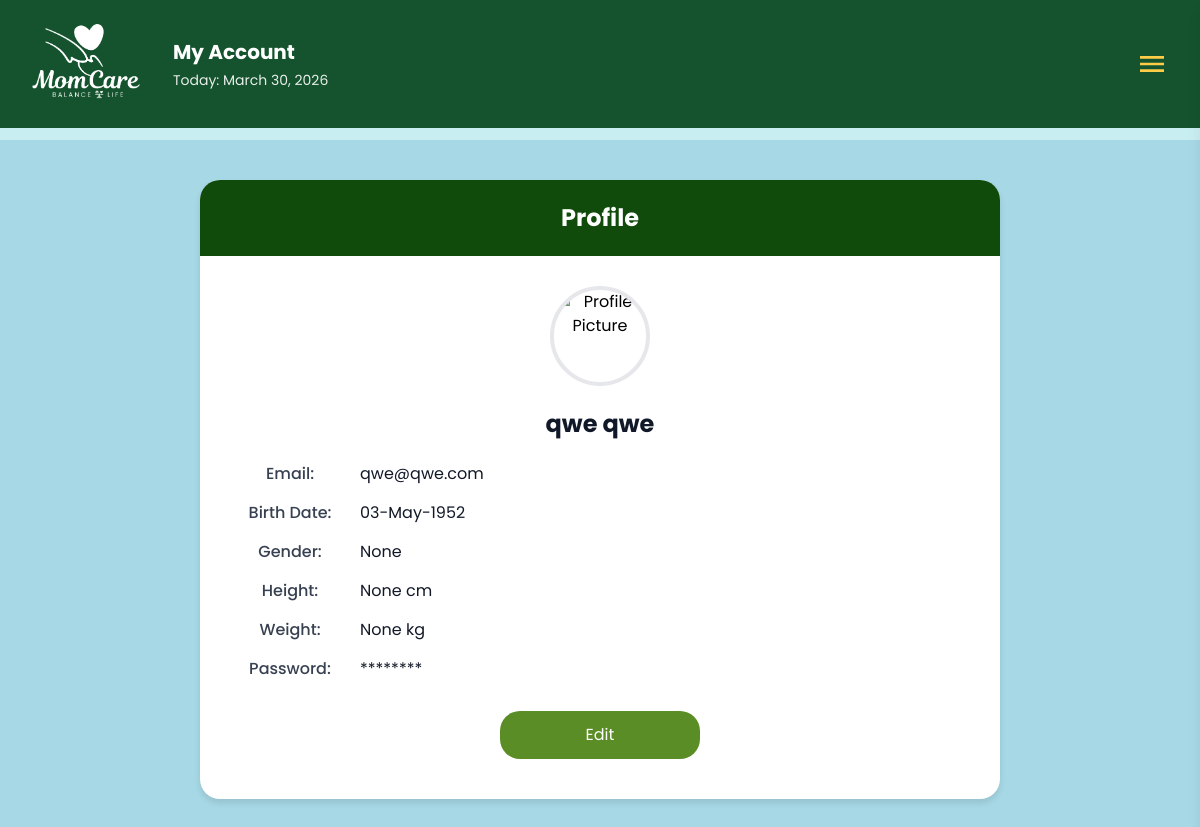
Page /profile/1 (signed in) on the earlier database version.
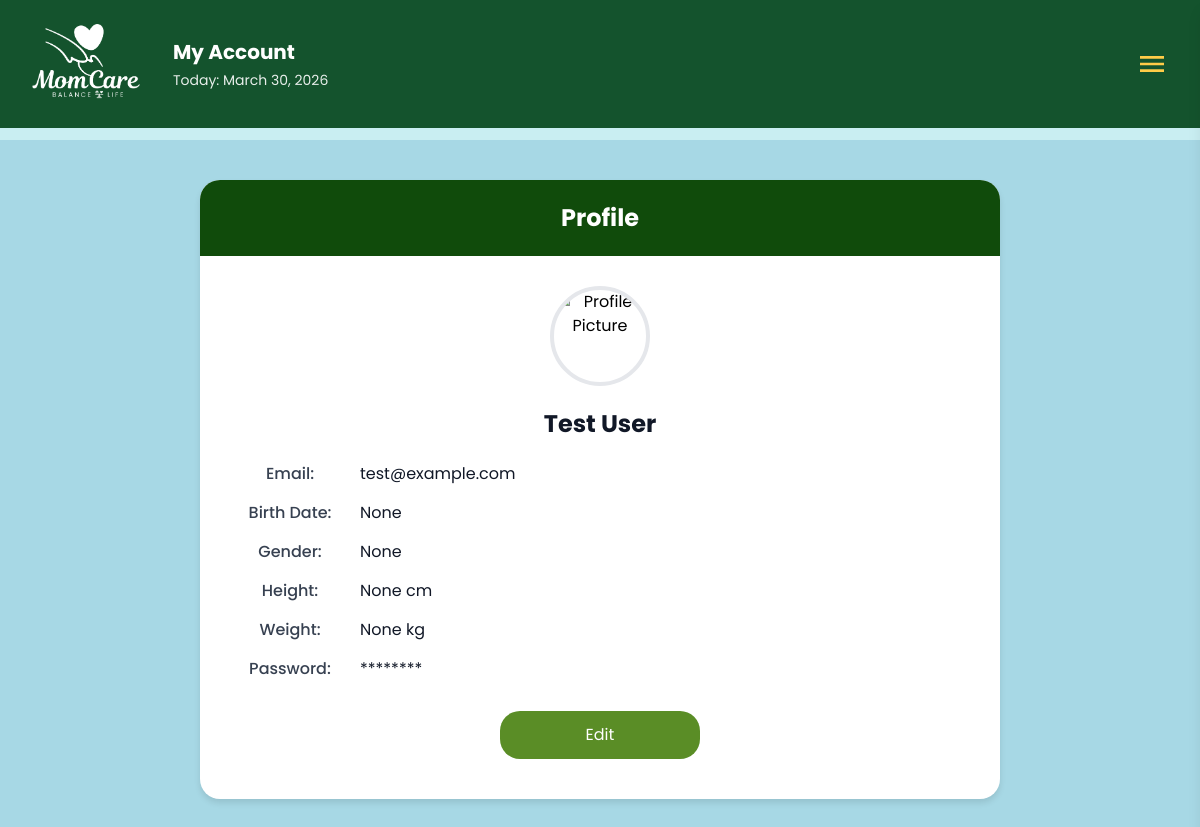
Same page on the later database version.
### tables this page shows
CREATE TABLE users (
            id INTEGER PRIMARY KEY AUTOINCREMENT,
            first TEXT NOT NULL,
            last TEXT NOT NULL,
            email TEXT NOT NULL UNIQUE,
            birthdate TEXT,
            password_hash TEXT NOT NULL,
            security_question TEXT,
            security_answer TEXT,
            gender TEXT,
            height TEXT,
            weight TEXT,
            profile_picture TEXT
        );

### app.py (the view)
@app.route('/profile/<int:user_id>')
def profile(user_id):
    user_email = session.get('user_email')
    if not user_email:
        flash('Please sign in to view your profile.')
        return redirect(url_for('index'))
    conn = get_db()
    cur = conn.cursor()
    cur.execute('SELECT * FROM users WHERE id = ?', (user_id,))
    user_row = cur.fetchone()
    conn.close()
    if not user_row:
        flash('User not found.')
        return redirect(url_for('dashboard'))
    if user_row['email'] != user_email:
        flash('Unauthorized access.')
        return redirect(url_for('dashboard'))
    user = dict(user_row)
    user['password_display'] = '********'
    user['first_name'] = user['first']
    user['last_name'] = user['last']
    user['birthdate_display'] = user['birthdate']
    user['gender'] = user.get('gender', 'Not Specified')
    user['height_display'] = user.get('height', '0')
    user['weight_display'] = user.get('weight', '0')
    first = session.get('user_first')
    today = datetime.now().strftime('%B %d, %Y')
    profile_picture = user_row['profile_picture'] if user_row and 'profile_picture' in user_row else None
    if profile_picture:
        user['profile_pic_url'] = url_for('static', filename=profile_picture)
    else:
        images_dir = Path(__file__).parent / 'static' / 'images'
        profile_filename = f"user_{user_id}_profile.jpg"
        if (images_dir / profile_filename).exists():
            user['profile_pic_url'] = url_for('static', filename=f'images/{profile_filename}')
        else:
            user['profile_pic_url'] = None
    return render_template('profile.html', user=user, first=first, today=today)

### app.py (called while the page is built)
def get_db() -> Connection:
    conn = sqlite3.connect(DB_PATH, timeout=30)
    conn.row_factory = sqlite3.Row
    try:
        conn.execute('PRAGMA journal_mode=WAL;')
        conn.execute('PRAGMA synchronous=NORMAL;')
        conn.execute('PRAGMA foreign_keys=ON;')
    except Exception:
        pass
    return conn

### templates/profile.html (shortened to what this page needs)
<!DOCTYPE html>
<html lang="en">
<head>
    <script src="https://cdn.tailwindcss.com"></script>
    <link rel="stylesheet" href="https://cdnjs.cloudflare.com/ajax/libs/font-awesome/6.0.0-beta3/css/all.min.css">
</head>
<body class="bg-[#a7d8e5] font-['Poppins']">
    {% include 'navbar.html' %}
    <main class="max-w-[1300px] mx-auto p-6 md:p-10">
        <div class="profile-container mx-auto">
            <div class="profile-header">Profile</div>
            <div class="profile-content">
                <div class="profile-photo">
                    <img src="{% if user.profile_pic_url %}{{ user.profile_pic_url }}{% else %}{{ url_for('static', filename='images/default-avatar.png') }}{% endif %}"
                        alt="Profile Picture">
                </div>
                <div class="name">{{ user.first_name }} {{ user.last_name }}</div>
                <div class="detail-row">
                    <label>Email:</label>
                    <div class="value">{{ user.email }}</div>
                </div>
                <div class="detail-row">
                    <label>Birth Date:</label>
                    <div class="value">{{ user.birthdate_display }}</div>
                </div>
                <div class="detail-row">
                    <label>Gender:</label>
                    <div class="value">{{ user.gender }}</div>
                </div>
                <div class="detail-row">
                    <label>Height:</label>
                    <div class="value">{{ user.height_display }} cm</div>
                </div>
                <div class="detail-row">
                    <label>Weight:</label>
                    <div class="value">{{ user.weight_display }} kg</div>
                </div>
                <div class="detail-row">
                    <label>Password:</label>
                    <div class="value">{{ user.password_display }}</div>
                </div>
                <a href="{{ url_for('edit_profile', user_id=user['id']) }}" class="no-underline">
                    <button type="button" class="edit-btn">Edit</button>
                </a>
            </div>
        </div>
    </main>
</body>
</html>

### templates/navbar.html (shortened to what this page needs)
<header class="bg-green-900 text-white">
  <div class="max-w-7xl m-auto px-6 py-6">
    <div class="flex items-center justify-between relative">
      {% if request.endpoint == 'profile' %}
      <div class="flex items-center gap-6">
        <img src="{{ url_for('static', filename='images/momcare_logo_white.png') }}" alt="MomCare"
          class="h-20 w-auto" />
        <div>
          <h1 class="text-l lg:text-xl font-bold">My Account</h1>
          <p class="mt-1 text-sm opacity-90">Today: <span id="currentDateDisplay">{{ today or ''
              }}</span></p>
        </div>
      </div>
      {% endif %}
      <div class="flex items-center gap-2 md:gap-4">
        <button id="menu-toggle" class="p-3 md:p-2 rounded-md focus:outline-none" aria-label="Open menu"
          aria-expanded="false" aria-controls="menu-list">
          <svg class="h-8 w-8 text-[#ffcc48]" xmlns="http://www.w3.org/2000/svg" fill="currentColor"
            viewBox="0 0 24 24">
            <path d="M3 6h18v2H3zM3 11h18v2H3zM3 16h18v2H3z" />
          </svg>
        </button>
      </div>
    </div>
  </div>
</header>
<div class="h-3 bg-[#c9eef2]"></div>

### templates/profile.html (style rules this page uses)
.profile-container { width: 100%; max-width: 800px; background: white; border-radius: 20px; overflow: hidden; box-shadow: 0 4px 6px rgba(0, 0, 0, 0.1); }
.profile-header { background: #104b0b; color: white; padding: 20px; text-align: center; font-size: 24px; font-weight: bold; }
.profile-content { padding: 30px; text-align: center; }
.detail-row { margin-bottom: 15px; display: flex; align-items: center; gap: 10px; }
.detail-row label { font-weight: 500; color: #374151; min-width: 120px; }
.detail-row .value { font-weight: 400; color: #111827; }
.profile-photo { display: flex; justify-content: center; margin-bottom: 20px; }
.profile-photo img { width: 100px; height: 100px; border-radius: 50%; object-fit: cover; border: 4px solid #e5e7eb; }
.name { font-size: 24px; font-weight: bold; text-align: center; color: #111827; margin-bottom: 20px; }
.edit-btn { display: block; width: 200px; text-align: center; margin: 30px auto 10px; background: #5a8d26; padding: 12px 0; border-radius: 20px; color: white; font-size: 16px; cursor: pointer; border: none; transition: background 0.3s; }

Differences in the rows shown:
changed users: first_name "qwe" → "Test"; last_name "qwe" → "User"; email "qwe@qwe.com" → "test@example.com"; birthdate_display "03-May-1952" → (not shown)
Other differences:
{{ user.birthdate_display }}: (not shown) → "None"
